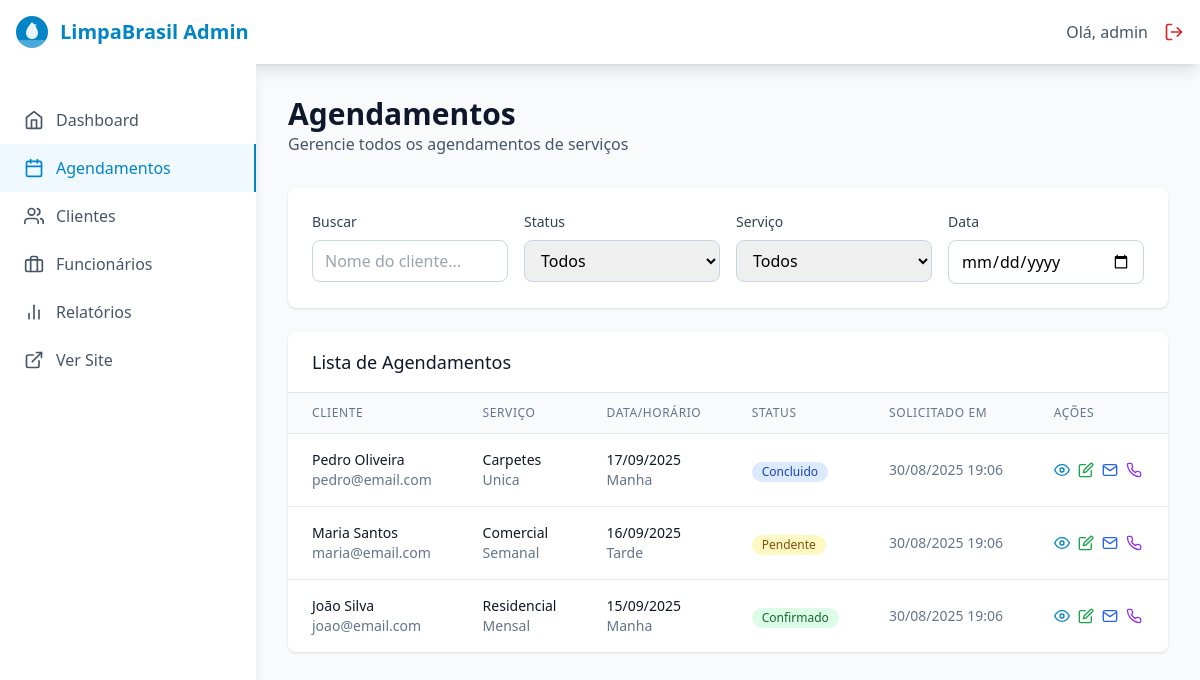
The app's page /william-cpanel/admin/agendamentos.php (signed in) with its own data.
### tables this page shows
CREATE TABLE IF NOT EXISTS `agendamentos` (
  `id` int(11) NOT NULL AUTO_INCREMENT,
  `cliente_id` int(11) NOT NULL,
  `tipo_servico` enum('residencial','comercial','pos-obra','carpetes','vidros','higienizacao') NOT NULL,
  `frequencia` enum('unica','semanal','quinzenal','mensal') NOT NULL DEFAULT 'unica',
  `data_preferida` date NOT NULL,
  `horario_preferido` enum('manha','tarde','noite','flexivel') NOT NULL DEFAULT 'manha',
  `area_m2` int(11) DEFAULT NULL,
  `observacoes` text DEFAULT NULL,
  `status` enum('pendente','confirmado','concluido','cancelado') NOT NULL DEFAULT 'pendente',
  `valor_estimado` decimal(10,2) DEFAULT NULL,
  `valor_final` decimal(10,2) DEFAULT NULL,
  `data_execucao` datetime DEFAULT NULL,
  `avaliacao` tinyint(1) DEFAULT NULL CHECK (`avaliacao` >= 1 AND `avaliacao` <= 5),
  `comentario_avaliacao` text DEFAULT NULL,
  `created_at` timestamp NOT NULL DEFAULT CURRENT_TIMESTAMP,
  `updated_at` timestamp NOT NULL DEFAULT CURRENT_TIMESTAMP ON UPDATE CURRENT_TIMESTAMP,
  PRIMARY KEY (`id`),
  KEY `fk_agendamentos_cliente` (`cliente_id`),
  KEY `idx_status` (`status`),
  KEY `idx_data_preferida` (`data_preferida`),
  KEY `idx_tipo_servico` (`tipo_servico`),
  KEY `idx_created_at` (`created_at`),
  CONSTRAINT `fk_agendamentos_cliente` FOREIGN KEY (`cliente_id`) REFERENCES `clientes` (`id`) ON DELETE CASCADE ON UPDATE CASCADE
);

CREATE TABLE IF NOT EXISTS `clientes` (
  `id` int(11) NOT NULL AUTO_INCREMENT,
  `nome` varchar(255) NOT NULL,
  `email` varchar(255) NOT NULL,
  `telefone` varchar(20) NOT NULL,
  `cep` varchar(10) DEFAULT NULL,
  `endereco` text DEFAULT NULL,
  `created_at` timestamp NOT NULL DEFAULT CURRENT_TIMESTAMP,
  `updated_at` timestamp NOT NULL DEFAULT CURRENT_TIMESTAMP ON UPDATE CURRENT_TIMESTAMP,
  PRIMARY KEY (`id`),
  UNIQUE KEY `email` (`email`),
  KEY `idx_email` (`email`),
  KEY `idx_created_at` (`created_at`)
);

### william-cpanel/admin/agendamentos.php (the view, shortened to what this page needs)
<?php
try {
    $pdo = getDBConnection();
    $stmt = $pdo->query("
        SELECT a.*, c.nome as cliente_nome, c.email as cliente_email, c.telefone as cliente_telefone
        FROM agendamentos a
        LEFT JOIN clientes c ON a.cliente_id = c.id
        ORDER BY a.data_preferida DESC, a.created_at DESC
    ");
    $agendamentos = $stmt->fetchAll(PDO::FETCH_ASSOC);
} catch (PDOException $e) {
    $error_message = 'Erro ao conectar com o banco de dados: ' . $e->getMessage();
}
?>
<!DOCTYPE html>
<html lang="pt-BR">
<head>
    <script src="https://cdn.tailwindcss.com"></script>
</head>
<body class="bg-secondary-50">
    <nav class="bg-white shadow-lg">
        <div class="max-w-7xl mx-auto px-4">
            <div class="flex justify-between h-16">
                <div class="flex items-center">
                    <div class="flex items-center space-x-3">
                        <img src="../assets/images/logo.svg" alt="LimpaBrasil" class="h-8 w-8">
                        <h1 class="text-xl font-bold text-primary-600">LimpaBrasil Admin</h1>
                    </div>
                </div>
                <div class="flex items-center space-x-4">
                    <span class="text-secondary-600">Olá, <?php echo htmlspecialchars($_SESSION['admin_username']); ?></span>
                    <a href="../api/auth.php?action=logout" class="text-red-600 hover:text-red-700">
                        <i data-feather="log-out" class="w-5 h-5"></i>
                    </a>
                </div>
            </div>
        </div>
    </nav>
    <div class="flex">
        <div class="w-64 bg-white shadow-lg min-h-screen">
            <nav class="mt-8">
                <a href="dashboard.php" class="flex items-center px-6 py-3 text-secondary-600 hover:text-primary-600 hover:bg-primary-50">
                    <i data-feather="home" class="w-5 h-5 mr-3"></i>
                    Dashboard
                </a>
                <a href="agendamentos.php" class="flex items-center px-6 py-3 text-primary-600 bg-primary-50 border-r-2 border-primary-600">
                    <i data-feather="calendar" class="w-5 h-5 mr-3"></i>
                    Agendamentos
                </a>
                <a href="clientes.php" class="flex items-center px-6 py-3 text-secondary-600 hover:text-primary-600 hover:bg-primary-50">
                    <i data-feather="users" class="w-5 h-5 mr-3"></i>
                    Clientes
                </a>
                <a href="funcionarios.php" class="flex items-center px-6 py-3 text-secondary-600 hover:text-primary-600 hover:bg-primary-50">
                    <i data-feather="briefcase" class="w-5 h-5 mr-3"></i>
                    Funcionários
                </a>
                <a href="relatorios.php" class="flex items-center px-6 py-3 text-secondary-600 hover:text-primary-600 hover:bg-primary-50">
                    <i data-feather="bar-chart-2" class="w-5 h-5 mr-3"></i>
                    Relatórios
                </a>
                <a href="../index.html" target="_blank" class="flex items-center px-6 py-3 text-secondary-600 hover:text-primary-600 hover:bg-primary-50">
                    <i data-feather="external-link" class="w-5 h-5 mr-3"></i>
                    Ver Site
                </a>
            </nav>
        </div>
        <div class="flex-1 p-8">
            <div class="mb-8">
                <h1 class="text-3xl font-bold text-secondary-900">Agendamentos</h1>
                <p class="text-secondary-600">Gerencie todos os agendamentos de serviços</p>
            </div>
            <div class="bg-white rounded-lg shadow p-6 mb-6">
                <div class="grid grid-cols-1 md:grid-cols-4 gap-4">
                    <div>
                        <label class="block text-sm font-medium text-secondary-700 mb-2">Buscar</label>
                        <input type="text" id="search" placeholder="Nome do cliente..."
                               class="w-full px-3 py-2 border border-secondary-300 rounded-lg focus:ring-2 focus:ring-primary-500 focus:border-primary-500">
                    </div>
                    <div>
                        <label class="block text-sm font-medium text-secondary-700 mb-2">Status</label>
                        <select id="filterStatus" class="w-full px-3 py-2 border border-secondary-300 rounded-lg focus:ring-2 focus:ring-primary-500 focus:border-primary-500">
                            <option value="">Todos</option>
                        </select>
                    </div>
                    <div>
                        <label class="block text-sm font-medium text-secondary-700 mb-2">Serviço</label>
                        <select id="filterService" class="w-full px-3 py-2 border border-secondary-300 rounded-lg focus:ring-2 focus:ring-primary-500 focus:border-primary-500">
                            <option value="">Todos</option>
                        </select>
                    </div>
                    <div>
                        <label class="block text-sm font-medium text-secondary-700 mb-2">Data</label>
                        <input type="date" id="filterDate"
                               class="w-full px-3 py-2 border border-secondary-300 rounded-lg focus:ring-2 focus:ring-primary-500 focus:border-primary-500">
                    </div>
                </div>
            </div>
            <div class="bg-white rounded-lg shadow overflow-hidden">
                <div class="px-6 py-4 border-b border-secondary-200">
                    <h3 class="text-lg font-medium text-secondary-900">Lista de Agendamentos</h3>
                </div>
                <div class="overflow-x-auto">
                    <table class="min-w-full divide-y divide-secondary-200">
                        <thead class="bg-secondary-50">
                            <tr>
                                <th class="px-6 py-3 text-left text-xs font-medium text-secondary-500 uppercase tracking-wider">
                                    Cliente
                                </th>
                                <th class="px-6 py-3 text-left text-xs font-medium text-secondary-500 uppercase tracking-wider">
                                    Serviço
                                </th>
                                <th class="px-6 py-3 text-left text-xs font-medium text-secondary-500 uppercase tracking-wider">
                                    Data/Horário
                                </th>
                                <th class="px-6 py-3 text-left text-xs font-medium text-secondary-500 uppercase tracking-wider">
                                    Status
                                </th>
                                <th class="px-6 py-3 text-left text-xs font-medium text-secondary-500 uppercase tracking-wider">
                                    Solicitado em
                                </th>
                                <th class="px-6 py-3 text-left text-xs font-medium text-secondary-500 uppercase tracking-wider">
                                    Ações
                                </th>
                            </tr>
                        </thead>
                        <tbody class="bg-white divide-y divide-secondary-200" id="bookingsTable">
                            <?php if (!empty($agendamentos)): ?>
                                <?php foreach ($agendamentos as $agendamento): ?>
                                    <tr class="hover:bg-secondary-50"
                                        data-status="<?php echo $agendamento['status']; ?>"
                                        data-service="<?php echo $agendamento['tipo_servico']; ?>"
                                        data-date="<?php echo $agendamento['data_preferida']; ?>">
                                        <td class="px-6 py-4 whitespace-nowrap">
                                            <div>
                                                <div class="text-sm font-medium text-secondary-900">
                                                    <?php echo htmlspecialchars($agendamento['cliente_nome'] ?? 'Cliente não encontrado'); ?>
                                                </div>
                                                <div class="text-sm text-secondary-500">
                                                    <?php echo htmlspecialchars($agendamento['cliente_email'] ?? ''); ?>
                                                </div>
                                            </div>
                                        </td>
                                        <td class="px-6 py-4 whitespace-nowrap">
                                            <div class="text-sm text-secondary-900">
                                                <?php echo ucfirst(str_replace('-', ' ', $agendamento['tipo_servico'])); ?>
                                            </div>
                                            <div class="text-sm text-secondary-500">
                                                <?php echo ucfirst($agendamento['frequencia']); ?>
                                            </div>
                                        </td>
                                        <td class="px-6 py-4 whitespace-nowrap">
                                            <div class="text-sm text-secondary-900">
                                                <?php echo date('d/m/Y', strtotime($agendamento['data_preferida'])); ?>
                                            </div>
                                            <div class="text-sm text-secondary-500">
                                                <?php echo ucfirst(str_replace('_', ' ', $agendamento['horario_preferido'])); ?>
                                            </div>
                                        </td>
                                        <td class="px-6 py-4 whitespace-nowrap">
                                            <span class="inline-flex items-center px-2.5 py-0.5 rounded-full text-xs font-medium
                                                <?php echo $agendamento['status'] === 'pendente' ? 'bg-yellow-100 text-yellow-800' :
                                                         ($agendamento['status'] === 'confirmado' ? 'bg-green-100 text-green-800' :
                                                         ($agendamento['status'] === 'concluido' ? 'bg-blue-100 text-blue-800' : 'bg-red-100 text-red-800')); ?>">
                                                <?php echo ucfirst($agendamento['status']); ?>
                                            </span>
                                        </td>
                                        <td class="px-6 py-4 whitespace-nowrap text-sm text-secondary-500">
                                            <?php echo date('d/m/Y H:i', strtotime($agendamento['created_at'])); ?>
                                        </td>
                                        <td class="px-6 py-4 whitespace-nowrap text-sm font-medium">
                                            <div class="flex space-x-2">
                                                <button onclick="viewBooking(<?php echo $agendamento['id']; ?>)"
                                                        class="text-primary-600 hover:text-primary-900">
                                                    <i data-feather="eye" class="w-4 h-4"></i>
                                                </button>
                                                <button onclick="updateStatus(<?php echo $agendamento['id']; ?>, '<?php echo $agendamento['status']; ?>')"
                                                        class="text-green-600 hover:text-green-900">
                                                    <i data-feather="edit" class="w-4 h-4"></i>
                                                </button>
                                                <a href="mailto:<?php echo htmlspecialchars($agendamento['cliente_email'] ?? ''); ?>"
                                                   class="text-blue-600 hover:text-blue-900">
                                                    <i data-feather="mail" class="w-4 h-4"></i>
                                                </a>
                                                <a href="tel:<?php echo htmlspecialchars($agendamento['cliente_telefone'] ?? ''); ?>"
                                                   class="text-purple-600 hover:text-purple-900">
                                                    <i data-feather="phone" class="w-4 h-4"></i>
                                                </a>
                                            </div>
                                        </td>
                                    </tr>
                                <?php endforeach; ?>
                            <?php endif; ?>
                        </tbody>
                    </table>
                </div>
            </div>
        </div>
    </div>
</body>
</html>

### records on screen
agendamentos: cliente.nome "Pedro Oliveira", cliente.email "pedro@email.com", tipo_servico "Carpetes", frequencia "Unica", data_preferida "17/09/2025", horario_preferido "Manha", status "Concluido", created_at "30/08/2025 19:06"
agendamentos: cliente.nome "Maria Santos", cliente.email "maria@email.com", tipo_servico "Comercial", frequencia "Semanal", data_preferida "16/09/2025", horario_preferido "Tarde", status "Pendente", created_at "30/08/2025 19:06"
agendamentos: cliente.nome "João Silva", cliente.email "joao@email.com", tipo_servico "Residencial", frequencia "Mensal", data_preferida "15/09/2025", horario_preferido "Manha", status "Confirmado", created_at "30/08/2025 19:06"

### other values on screen
$_SESSION['admin_username'] "admin"
